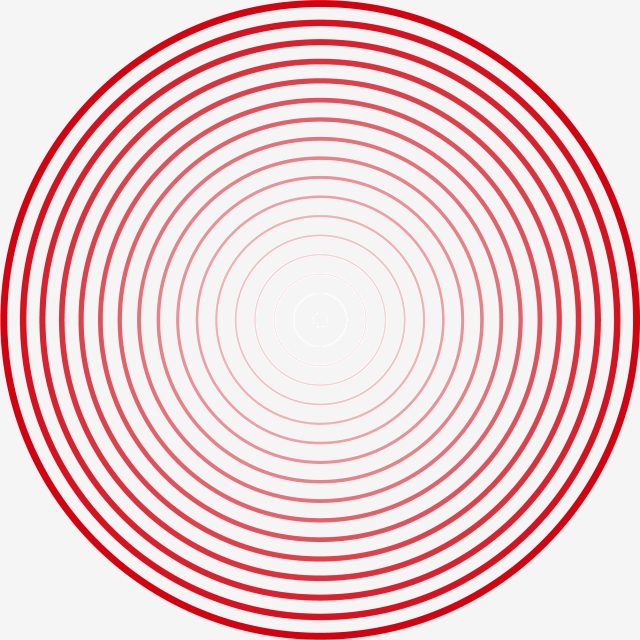
#> input picture 1/pics/circles.jpg, 640 x 640 px
$ python histogram.py ../1/pics/circles.jpg
#> lines starting #> are read from the running program, lines starting #| are printed output that depends on the picture; long printed decimals are rounded
# importing PIL -- useful in reading/writing/viewing images
from PIL import Image
# importing math -- useful in tan inverse, cos(theta) etc
import math
# importing numpy -- useful in matrix operations
import numpy as np
# importing numpy -- useful in matrix operations
import matplotlib.pyplot as plt
#importing sys library
import sys
# function to read image at a given path
#plt.ion()
def readImage(path):
    return np.asarray(Image.open(path))

# convert np.array to Image.object
def getImage(img):
    return Image.fromarray(img, mode = 'RGB')

def getArray(img):
    return np.asarray(img)
#function to construct the histogram
def construct_histogram(np_im):
	histogram=[0]*256
	for k in range(dimen[2]):
		for j in range(dimen[1]):
			for i in range(dimen[0]):
				histogram[np_im[i][j][k]]=histogram[np_im[i][j][k]]+1
	return histogram
#function to plot_bar graph
def plot_bar(y_values,xlabel,ylabel,title,name):
	B=range(256)
	plt.bar(B,y_values, color='g')
	plt.xlabel(xlabel)
	plt.ylabel(ylabel)
	plt.title(title)
	plt.savefig(name)
	plt.close()

#function to find the mean
def find_mean(histogram):
	mean=0
	for i in range(256):
		mean=mean+(i*histogram[i])
	return mean
#function to find standard_deviation
def find_standard_deviation(histogram):
	mean=find_mean(histogram)
	variance=0
	for i in range(256):
		variance=variance+(((i-mean)**2)*histogram[i])
	return np.sqrt(variance)
#function to find Energy
def find_Energy(histogram):
	energy=0
	for i in range(256):
		energy=energy+(histogram[i]**2)
	return energy
#function to find entropy
def find_Entropy(histogram):
	entropy =0
	for i in range(256):
		if(histogram[i]!=0):
			entropy=entropy - histogram[i]*np.log2(histogram[i])
	return entropy
#function to find skewness of histogram
def find_skewness(histogram):
	sigma=find_standard_deviation(histogram)
	mean=find_mean(histogram)
	Third_moment=0
	for i in range(256):
		Third_moment=Third_moment+(((i-mean)**3)*histogram[i])
	skewness = (Third_moment*1.0)/(sigma**3)
	return skewness
#function to find kurtosis of histogram
def find_Kurtosis(histogram):
	sigma=find_standard_deviation(histogram)
	mean=find_mean(histogram)
	fourth_moment=0
	for i in range(256):
		fourth_moment=fourth_moment+(((i-mean)**4)*histogram[i])
	kurtosis = (fourth_moment*1.0)/(sigma**4)
	return kurtosis
#function to find CDF
def find_CDF(histogram,name):
	CDF=[0]*256
	temp=0
	for i in range(256):
		temp=temp+histogram[i]
		CDF[i]=temp
	CDF_normalised= [i*255 for i in CDF]
	#print(CDF)
 	#plot CDF of the histogram unormalised
	plot_bar(CDF,'Intensity Values','Cummulative Probability','CDF','CDF_for_unnormalised'+a)
	plot_bar(CDF_normalised,'Intensity Values','Cummulative value (Normalised)','CDF','CDF_for_normalised'+a)
a=sys.argv[1]
im = Image.open(str(a))
#> im is the input picture: PIL image 640x640 RGB; mean R, G, B 240, 208.1, 210.3
np_im = np.array(im)
dimen=np_im.shape
#> dimen = (640, 640, 3)
total_pixels=dimen[0]*dimen[1]*dimen[2]
#> total_pixels = 1228800
#Part1
histogram=construct_histogram(np_im)
#> after the loop in construct_histogram, `for k in range(dimen[2]):`: histogram = 256 values, max 702180 at index 245, min 260 at index 12, mean 4800
histogram1=[i*1.0/total_pixels for i in histogram]
#> histogram1 = 256 values, max 0.571 at index 245, min 0.000212 at index 12, mean 0.00391
#Part1.1
plot_bar(histogram,'Intensity Values','frequency','Histogram','Histogram_for_'+a)
#> in plot_bar, `plt.savefig(name)`:
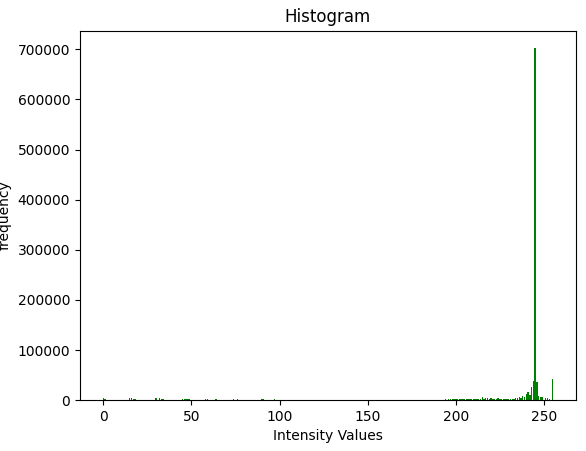
#> figure drawn by matplotlib, 1 panel; tallest bar 702180 high, from x = 244.6 to 245.4
#Part1.2
#Subpart a
mean=find_mean(histogram1)
#> the loop in find_mean, `for i in range(256):` made 256 passes
#> mean on passes 1 to 3: 0, 0.00127, 0.00232
#> after the loop in find_mean, `for i in range(256):`: mean = 219.4
#> mean = 219.4
print("mean:"+str(mean))
#| mean:219.442

#Subpart b
standard_deviation=find_standard_deviation(histogram1)
#> the loop in find_mean (call 2), `for i in range(256):` made 256 passes
#> the loop in find_standard_deviation, `for i in range(256):` made 256 passes
#> variance on passes 1 to 3: 161.2, 221.6, 246.5
#> after the loop in find_standard_deviation, `for i in range(256):`: variance = 3619.5
#> standard_deviation = 60.16
print("standard_deviation:"+str(standard_deviation))
#| standard_deviation:60.162

#Subpart c
energy= find_Energy(histogram1)
#> the loop in find_Energy, `for i in range(256):` made 256 passes
#> energy on passes 1 to 3: 1.12e-05, 1.28e-05, 1.31e-05
#> after the loop in find_Energy, `for i in range(256):`: energy = 0.331
#> energy = 0.331
print("Energy:"+str(energy))
#| Energy:0.331

#Subpart d
entropy= find_Entropy(histogram1)
#> the loop in find_Entropy, `for i in range(256):` made 256 passes
#> entropy on passes 1 to 12: 0.0275, 0.0397, 0.0454, 0.0497, 0.0542, 0.059, 0.063, 0.0661, 0.069, 0.0721, 0.0754, 0.0786
#> after the loop in find_Entropy, `for i in range(256):`: entropy = 3.88
#> entropy = 3.88
print("Entropy:"+str(entropy))
#| Entropy:3.875

#Subpart e
skewness=find_skewness(histogram1)
#> the loop in find_standard_deviation (call 2), `for i in range(256):` made 256 passes
#> in find_skewness, `sigma=find_standard_deviation(histogram)`: sigma = 60.16
#> in find_skewness, `mean=find_mean(histogram)`: mean = 219.4
#> the loop in find_skewness, `for i in range(256):` made 256 passes
#> Third_moment on passes 1 to 3: -35370.2, -48577.5, -53982.3
#> after the loop in find_skewness, `for i in range(256):`: Third_moment = -518864.8
#> in find_skewness, `skewness = (Third_moment*1.0)/(sigma**3)`: skewness = -2.38
#> skewness = -2.38
print("skewness:"+str(skewness))
#| skewness:-2.383

#Subpart f
kurtosis =find_Kurtosis(histogram1)
print("kurtosis:"+str(kurtosis))
#| kurtosis:7.357

#Subpart 1.3
find_CDF(histogram1,a)
#> call 2 of plot_bar, with xlabel = 'Intensity Values', ylabel = 'Cummulative Probability', title = 'CDF'
#> in plot_bar (call 2), `plt.savefig(name)`:
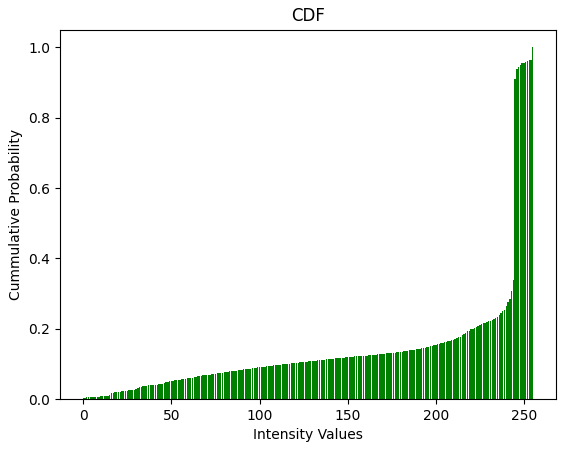
#> figure drawn by matplotlib, 1 panel; tallest bar 1 high, from x = 254.6 to 255.4
#> call 3 of plot_bar, with xlabel = 'Intensity Values', ylabel = 'Cummulative value (Normalised)', title = 'CDF', name = 'CDF_for_normalised../1/pics/circles.jpg'
#> in plot_bar (call 3), `plt.savefig(name)`:
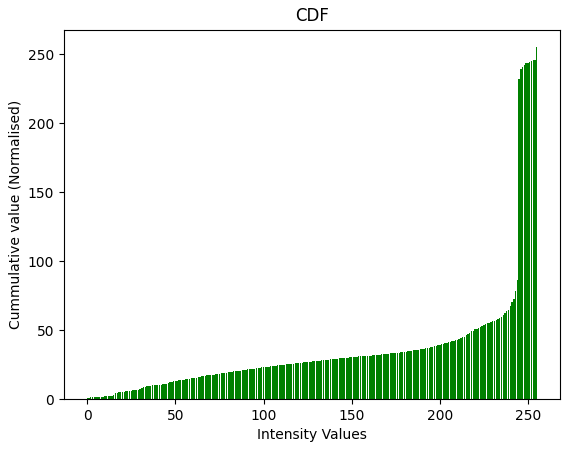
#> figure drawn by matplotlib, 1 panel; tallest bar 255 high, from x = 254.6 to 255.4
